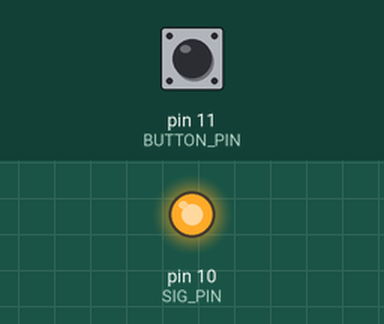
The sketch below on a simulated Arduino Uno, built with avr-gcc and run on an emulated ATmega328P. Parts: output pins drawn as LEDs (lit = HIGH). Inputs (shaded band) come from the test bench; at power-on: pin 11 (BUTTON_PIN) LOW.

Above: at 1.2 s.
1.3 s: pin 11 (BUTTON_PIN) pulled HIGH for 0.15 s
At 1.37 s:
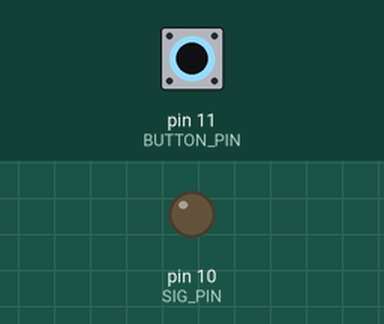
2.9 s: pin 11 (BUTTON_PIN) pulled HIGH for 3.2 s
At 6.5 s:
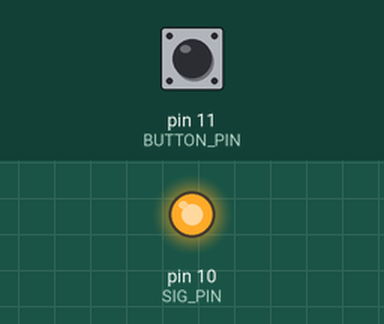
Timing chart, 0 to 8.0 s (numbered marks = the images above; inputs shaded):
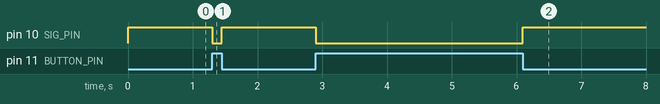

Measured:
- after the input at 1.3 s, pin 10 (SIG_PIN): HIGH → LOW at once, → HIGH 0.15 s later
- after the input at 2.9 s, pin 10 (SIG_PIN): HIGH → LOW at once, → HIGH 3.2 s later

The sketch:

MKE_M06_Button_Control.ino
```cpp
// Đặt tên cho chân kết nối Module
const int BUTTON_PIN = 11; // khai báo chân số 9 là chân nút nhấn
const int SIG_PIN = 10;    // khai báo chân số 10 là chân điều khiển module MKE-M06

void setup()
{

  pinMode(BUTTON_PIN, INPUT); // cấu hình chân button là chân nhân tín hiệu từ nút nhấn

  pinMode(SIG_PIN, OUTPUT); // cấu hình chân SIG la chân tín hiệu điều khiển module MKE-M06
}

void loop()
{
  int State_BUTTON = digitalRead(BUTTON_PIN); // Đọc trạng thái nút nhấn
  // Khi không nhấn thì trạng thái nút nhấn sẽ là HIGH
  // Khi nhấn nút nhấn thì trạng thái nút nhấn sẽ là LOW
  if (State_BUTTON == HIGH) // Nút nhấn chưa được nhấn
  {
    digitalWrite(SIG_PIN, LOW); // Tắt máy bơm
  }
  else if (State_BUTTON == LOW) // Nút nhấn được nhấn
  {
    digitalWrite(SIG_PIN, HIGH); // Bật máy bơm
  }
}
```
